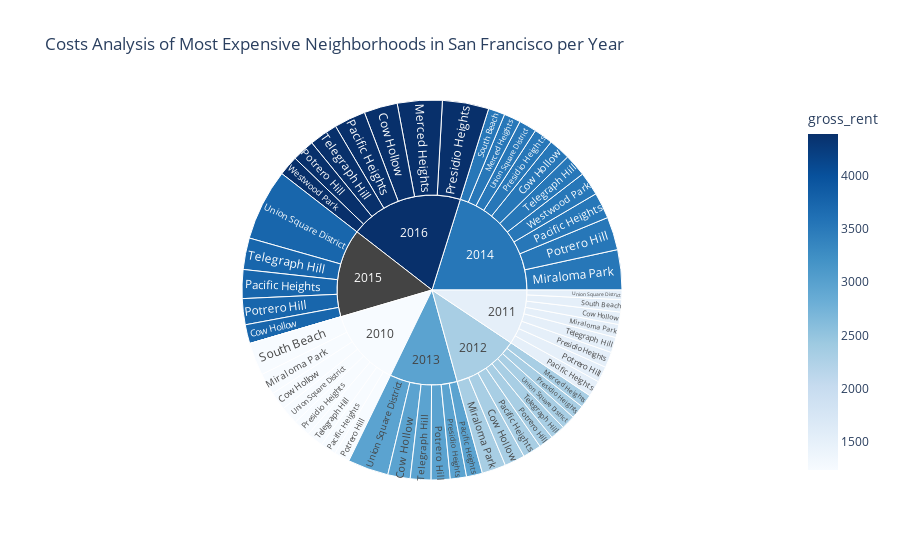

Here is the notebook cell this chart was saved with:
### Markdown cell above
### Create a sunburst chart to conduct a costs analysis of most expensive neighborhoods in San Francisco per year

### Code cell
most_exp_by_year = avg_price_by_nbhd[avg_price_by_nbhd["neighborhood"].isin(most_exp["neighborhood"])]

# Sunburst Plot
sunburst_plot = px.sunburst(most_exp_by_year,
    path=['year','neighborhood'],
    values='sale_price_sqr_foot',
    color='gross_rent',
    title='Costs Analysis of Most Expensive Neighborhoods in San Francisco per Year',
    color_continuous_scale='Blues'
    
    
)

sunburst_plot.show()

### Figure 1 — Plotly figure (JSON) as saved in the notebook; plotly's stock layout.template omitted (floating-point values rounded to 4 significant figures)
{"data": [{"branchvalues": "total", "customdata": [[1239], [1530.0], [2324], [2971], [3528.0], [3739.0], [4390], [2324], [3528], [4390], [1239], [1530], [2324], [3528.0], [1239], [1530], [2324], [2971], [3528], [3739], [4390], [1239], [1530], [2324], [2971], [3528], [3739], [4390], [1239], [1530], [2324], [2971], [3528], [null], [4390], [1239], [1530.0], [3528], [1239], [1530], [2324], [2971], [3528.0], [3739], [4390], [1239], [1530], [2324], [2971], [3528], [3739.0], [3528.0], [4390], [1239.0], [1530], [2324.0], [2971], [3528], [null], [4390]], "domain": {"x": [0, 1], "y": [0, 1]}, "hovertemplate": "labels=%{label}<br>sale_price_sqr_foot=%{value}<br>parent=%{parent}<br>id=%{id}<br>gross_rent=%{color}<extra></extra>", "ids": ["2010/Cow Hollow", "2011/Cow Hollow", "2012/Cow Hollow", "2013/Cow Hollow", "2014/Cow Hollow", "2015/Cow Hollow", "2016/Cow Hollow", "2012/Merced Heights", "2014/Merced Heights", "2016/Merced Heights", "2010/Miraloma Park", "2011/Miraloma Park", "2012/Miraloma Park", "2014/Miraloma Park", "2010/Pacific Heights", "2011/Pacific Heights", "2012/Pacific Heights", "2013/Pacific Heights", "2014/Pacific Heights", "2015/Pacific Heights", "2016/Pacific Heights", "2010/Potrero Hill", "2011/Potrero Hill", "2012/Potrero Hill", "2013/Potrero Hill", "2014/Potrero Hill", "2015/Potrero Hill", "2016/Potrero Hill", "2010/Presidio Heights", "2011/Presidio Heights", "2012/Presidio Heights", "2013/Presidio Heights", "2014/Presidio Heights", "2015/Presidio Heights", "2016/Presidio Heights", "2010/South Beach", "2011/South Beach", "2014/South Beach", "2010/Telegraph Hill", "2011/Telegraph Hill", "2012/Telegraph Hill", "2013/Telegraph Hill", "2014/Telegraph Hill", "2015/Telegraph Hill", "2016/Telegraph Hill", "2010/Union Square District", "2011/Union Square District", "2012/Union Square District", "2013/Union Square District", "2014/Union Square District", "2015/Union Square District", "2014/Westwood Park", "2016/Westwood Park", "2010", "2011", "2012", "2013", "2014", "2015", "2016"], "labels": ["Cow Hollow", "Cow Hollow", "Cow Hollow", "Cow Hollow", "Cow Hollow", "Cow Hollow", "Cow Hollow", "Merced Heights", "Merced Heights", "Merced Heights", "Miraloma Park", "Miraloma Park", "Miraloma Park", "Miraloma Park", "Pacific Heights", "Pacific Heights", "Pacific Heights", "Pacific Heights", "Pacific Heights", "Pacific Heights", "Pacific Heights", "Potrero Hill", "Potrero Hill", "Potrero Hill", "Potrero Hill", "Potrero Hill", "Potrero Hill", "Potrero Hill", "Presidio Heights", "Presidio Heights", "Presidio Heights", "Presidio Heights", "Presidio Heights", "Presidio Heights", "Presidio Heights", "South Beach", "South Beach", "South Beach", "Telegraph Hill", "Telegraph Hill", "Telegraph Hill", "Telegraph Hill", "Telegraph Hill", "Telegraph Hill", "Telegraph Hill", "Union Square District", "Union Square District", "Union Square District", "Union Square District", "Union Square District", "Union Square District", "Westwood Park", "Westwood Park", "2010", "2011", "2012", "2013", "2014", "2015", "2016"], "marker": {"coloraxis": "coloraxis", "colors": [1239, 1530.0, 2324, 2971, 3528.0, 3739.0, 4390, 2324, 3528, 4390, 1239, 1530, 2324, 3528.0, 1239, 1530, 2324, 2971, 3528, 3739, 4390, 1239, 1530, 2324, 2971, 3528, 3739, 4390, 1239, 1530, 2324, 2971, 3528, null, 4390, 1239, 1530.0, 3528, 1239, 1530, 2324, 2971, 3528.0, 3739, 4390, 1239, 1530, 2324, 2971, 3528, 3739.0, 3528.0, 4390, 1239.0, 1530, 2324.0, 2971, 3528, null, 4390]}, "name": "", "parents": ["2010", "2011", "2012", "2013", "2014", "2015", "2016", "2012", "2014", "2016", "2010", "2011", "2012", "2014", "2010", "2011", "2012", "2013", "2014", "2015", "2016", "2010", "2011", "2012", "2013", "2014", "2015", "2016", "2010", "2011", "2012", "2013", "2014", "2015", "2016", "2010", "2011", "2014", "2010", "2011", "2012", "2013", "2014", "2015", "2016", "2010", "2011", "2012", "2013", "2014", "2015", "2014", "2016", "", "", "", "", "", "", ""], "type": "sunburst", "values": [569.4, 390.6, 644.8, 707.4, 691.9, 598.6, 1059.0, 421.1, 528.7, 1417.0, 680.6, 414.7, 756.2, 1268.0, 496.5, 509.0, 586.2, 503.9, 824.7, 910.2, 996.4, 491.5, 503.1, 466.6, 598.7, 1045.0, 821.3, 707.7, 549.4, 493.8, 426.6, 512.8, 603.5, 0, 1466.0, 1037.0, 388.6, 524.6, 524.8, 483.4, 465.8, 653.3, 708.2, 997.0, 903.0, 569.2, 302.1, 445.2, 1290.0, 558.3, 2259.0, 743.0, 631.2, 4918.0, 3485.0, 4213.0, 4267.0, 7496.0, 5586.0, 7180.0]}], "layout": {"autosize": true, "coloraxis": {"colorbar": {"title": {"text": "gross_rent"}}, "colorscale": [[0, "rgb(247,251,255)"], [0.125, "rgb(222,235,247)"], [0.25, "rgb(198,219,239)"], [0.375, "rgb(158,202,225)"], [0.5, "rgb(107,174,214)"], [0.625, "rgb(66,146,198)"], [0.75, "rgb(33,113,181)"], [0.875, "rgb(8,81,156)"], [1, "rgb(8,48,107)"]]}, "legend": {"tracegroupgap": 0}, "title": {"text": "Costs Analysis of Most Expensive Neighborhoods in San Francisco per Year"}}}
